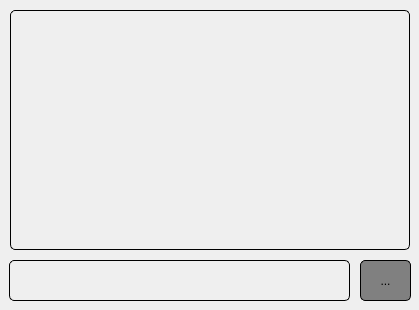
<?xml version="1.0" encoding="UTF-8"?>
<ui version="4.0">
 <class>MainWindow</class>
 <widget class="QMainWindow" name="MainWindow">
  <property name="geometry">
   <rect>
    <x>0</x>
    <y>0</y>
    <width>419</width>
    <height>310</height>
   </rect>
  </property>
  <property name="windowTitle">
   <string>MainWindow</string>
  </property>
  <property name="styleSheet">
   <string notr="true">QLabel {
	font: 12pt &quot;MS Shell Dlg 2&quot;;
	border: 1px solid black;
	border-radius: 5px;
}

QToolButton {
	border: none
}

QPlainTextEdit {
	font: 12pt &quot;MS Shell Dlg 2&quot;;
	border: 1px solid black;
	border-radius: 5px;
	background: transparent;
	
}

QPushButton {
	border: 1px solid black;
	border-radius: 5px;
	background-color: gray;
}
</string>
  </property>
  <widget class="QWidget" name="centralwidget">
   <widget class="QLabel" name="label">
    <property name="geometry">
     <rect>
      <x>9</x>
      <y>260</y>
      <width>341</width>
      <height>41</height>
     </rect>
    </property>
    <property name="text">
     <string/>
    </property>
   </widget>
   <widget class="QPlainTextEdit" name="plainTextEdit">
    <property name="geometry">
     <rect>
      <x>10</x>
      <y>10</y>
      <width>400</width>
      <height>240</height>
     </rect>
    </property>
    <property name="cursor" stdset="0">
     <cursorShape>ArrowCursor</cursorShape>
    </property>
    <property name="readOnly">
     <bool>true</bool>
    </property>
    <property name="plainText">
     <string/>
    </property>
    <property name="maximumBlockCount">
     <number>0</number>
    </property>
   </widget>
   <widget class="QPushButton" name="pushButton">
    <property name="geometry">
     <rect>
      <x>360</x>
      <y>260</y>
      <width>51</width>
      <height>41</height>
     </rect>
    </property>
    <property name="text">
     <string>...</string>
    </property>
   </widget>
  </widget>
 </widget>
 <resources/>
 <connections/>
</ui>
